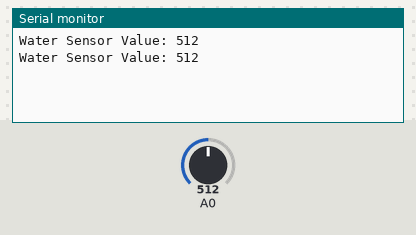
The sketch below on a simulated Arduino Uno, built with avr-gcc and run on an emulated ATmega328P. On the bench: the last lines printed to the serial monitor. The inputs (shaded band) are chosen by the test bench; at power-on: A0 = 512. No radio packets arrive unless stated.

Above: at 1.8 s.
1.9 s: A0 set to 716
At 2.3 s:
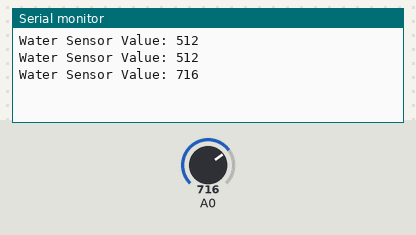
3.4 s: A0 set to 900
At 4.8 s:
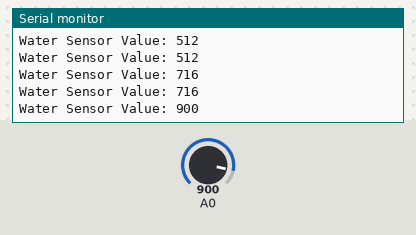
Timing chart, 0 to 6.4 s (numbered marks = the images above; inputs shaded):
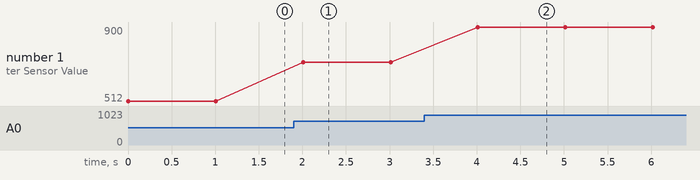

The sketch:

Aqua_Alert_Arduino_nano.ino
```cpp
#include <SPI.h>
#include <RF24.h>

RF24 radio(9, 10); // CE, CSNピンの設定

const byte address[6] = "00001"; // 送受信で共通のアドレス

void setup() {
  Serial.begin(9600);
  radio.begin();
  radio.openWritingPipe(address); // 送信パイプを開く
  radio.setPALevel(RF24_PA_MAX); // PAレベルを最大に設定（PA + LNAモジュール用）
  radio.stopListening(); // 送信モードに設定
}

void loop() {
  int sensorValue = analogRead(A0); // 水センサーの値を読み取る
  Serial.print("Water Sensor Value: ");
  Serial.println(sensorValue);
  radio.write(&sensorValue, sizeof(sensorValue)); // データを送信
  delay(1000);
}
```

Measured:
- after the input at 1.9 s, the serial monitor: prints a new line after 0.11 s (image 1)
- after the input at 3.4 s, the serial monitor: prints a new line after 0.61 s (image 2)
- plotted number 1: 512 → 716 after the input at 1.9 s, 716 → 900 after the input at 3.4 s
